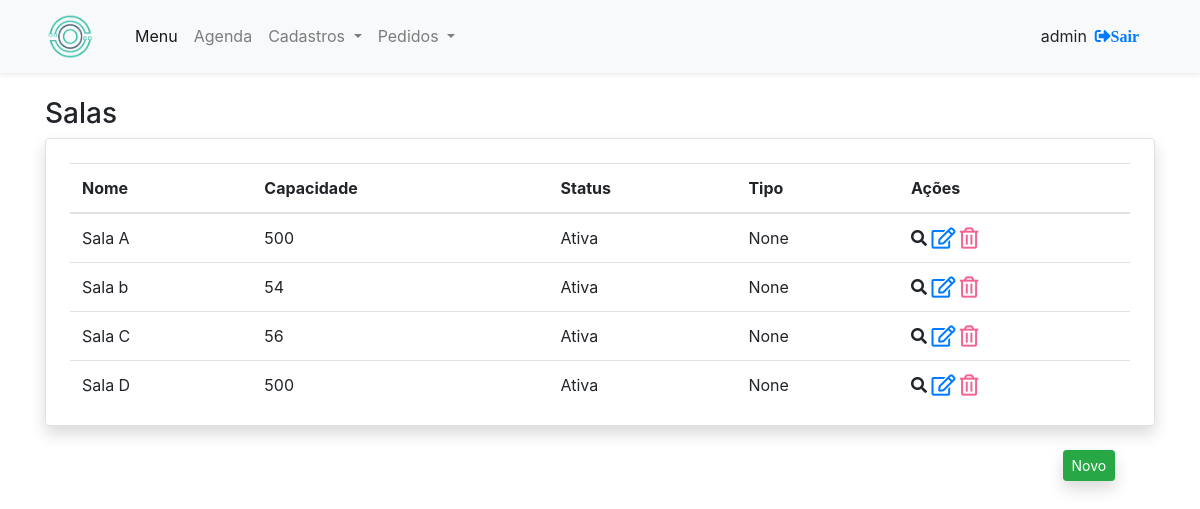
Page /home/sala/ (signed in) on the committed database.
### home/models.py (models this page shows, shortened)
class Sala(models.Model):
    nome = models.CharField(max_length=30)
    capacidade = models.IntegerField()
    status = models.ForeignKey(Condicao, null=True, blank=True, on_delete=models.CASCADE)
    tipo = models.ForeignKey(TipoSala, null=True, blank=True, on_delete=models.CASCADE)

class Condicao(models.Model):
    condicao = models.CharField(max_length=15)
    def __str__(self):
        return self.condicao

### home/views.py (the view)
# urls.py: path('sala/', sala_list, name='sala_list'),
@login_required
def sala_list(request):
    sala = Sala.objects.all()
    return render(request, 'sala_list.html', {'sala': sala})

### home/templates/sala_list.html
{% extends 'base.html' %}
{% load bootstrap %}
{% block main %}
    <main class="container">
        <section class="mt-4">
            <h3>Salas</h3>
            <article class="rounded border shadow pt-4 pr-4 pl-4 table-responsive-lg">
                <table class="table table-hover table-fa-lg">
                    <thead>
                        <tr>
                            <th>
                                Nome
                            </th>
                            <th>
                                Capacidade
                            </th>
                            <th>
                                Status
                            </th>
                            <th>
                                Tipo
                            </th>
                            <th>
                                Ações
                            </th>
                        </tr>
                    </thead>
                    <tbody>
                    {% for sala in sala %}
                        <tr>
                            <td>
                                {{ sala.nome }}
                            </td>
                            <td>
                                {{ sala.capacidade }}
                            </td>
                            <td>
                                {{ sala.status }}
                            </td>
                            <td>
                                {{ sala.tipo }}
                            </td>
                            <td>
                                <a>
                                    <i class="fas fa-search"></i>
                                </a>
                                <a href="{% url 'sala_altera' sala.id %}">
                                    <i class="far fa-edit fa-lg"></i>
                                </a>
                                <a href="{% url 'sala_deleta' sala.id %}">
                                    <i class=" far fa-trash-alt fa-lg" style="color: #f06595;"></i>
                                </a>
                            </td>
                        </tr>
                    {% endfor %}
                    </tbody>
                </table>
            </article>
            <div class="mt-4 offset-sm-11">
                <a class="btn btn-sm btn-success shadow" href="{% url 'sala_novo' %}">Novo</a>
            </div>
        </section>
    </main>
{% endblock %}

### templates/base.html (shortened to what this page needs)
{% load static %}
<!doctype html>
<html lang="pt">
    <head>
        <link rel="stylesheet" href="https://use.fontawesome.com/releases/v5.2.0/css/all.css">
        <link rel="stylesheet" href="{% static 'css/bootstrap.css' %}">
        <link rel="stylesheet" href="{% static 'css/auto.css' %}">
        <link rel="stylesheet" href="{% static 'css/agenda-default.css' %}">
        <link rel="stylesheet" href="{% static 'css/fullcalendar.min.css' %}">
        <link rel="stylesheet" href="{% static 'css/fullcalendar.print.min.css' %}"  media='print' />
    </head>
    <body>
        <header>
            <nav class="navbar navbar-expand-lg navbar-light bg-light shadow-sm">
              <div class="container">
                    <a class="navbar-brand" href="{% url 'home' %}">
                        <img class="" src="{% static 'media/icon.png' %}" width="50px" alt="logo" >
                    </a>
                  <div class="collapse navbar-collapse" id="navbarNavDropdown">
                      <div class="navbar d-flex justify-content-between collapse navbar-collapse">
                          <ul class="navbar-nav ">
                              <li class="nav-item active">
                                <a class="nav-link" href="{% url 'home' %}">Menu<span class="sr-only">(current)</span></a>
                              </li>
                              <li class="nav-item">
                                <a class="nav-link" href="{% url 'agenda' %}">Agenda</a>
                              </li>
                              <li class="nav-item">
                                <a class="nav-link dropdown-toggle" href="" id="navbarDropdownMenuLink" role="button" data-toggle="dropdown" aria-haspopup="true" aria-expanded="false">
                                  Cadastros
                                </a>
                              </li>
                              <li class="nav-item dropdown">
                                <a class="nav-link dropdown-toggle" href="#" id="navbarDropdownMenuLink" role="button" data-toggle="dropdown" aria-haspopup="true" aria-expanded="false">
                                  Pedidos
                                </a>
                              </li>
                          </ul>
                          <form class="form-inline">
                              {% if user.is_authenticated %}
                                <div class="pr-2">
                                    {{ user.username }}
                                </div>
                                <a class="my-2 my-lg-0" href="/logout"><i class="fas fa-sign-out-alt">Sair</i></a>
                              {% endif %}
                          </form>
                      </div>
                  </div>
              </div>
            </nav>
        </header>
        {% block main %}
        {% endblock %}
    </body>
</html>

### rows in the picture
Sala: nome "Sala A", capacidade "500", status "Ativa", tipo "None"
Sala: nome "Sala b", capacidade "54", status "Ativa", tipo "None"
Sala: nome "Sala C", capacidade "56", status "Ativa", tipo "None"
Sala: nome "Sala D", capacidade "500", status "Ativa", tipo "None"

### other values in the picture
{{ user.username }} "admin"
